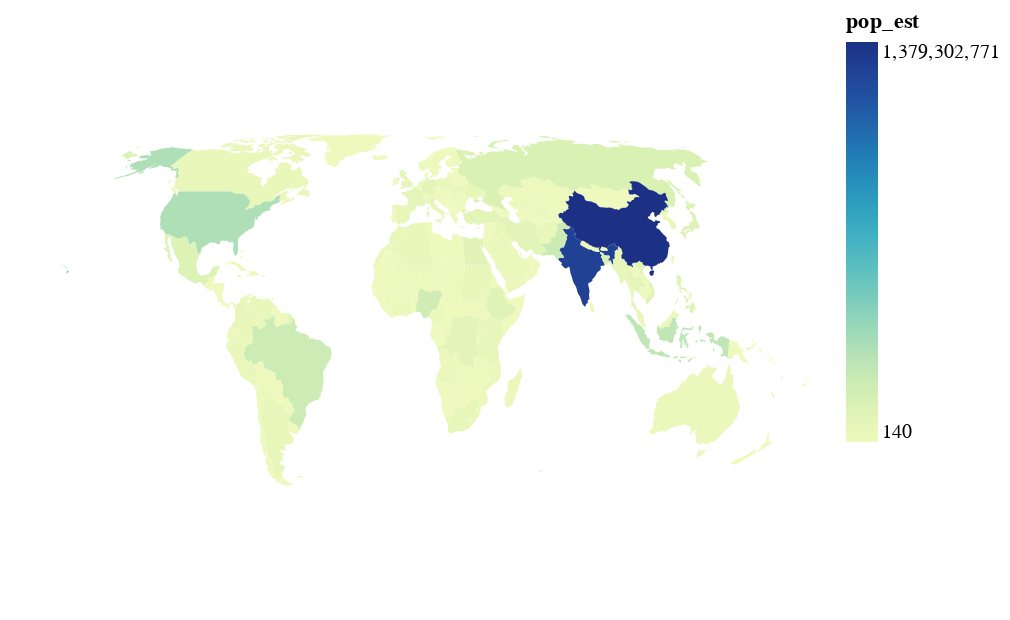

Notebook code cell kept with this figure:
### Markdown cell above
And that's the basics of plotting! If you'd like to know more about the `.plot()` function, you can read more about it [here](https://geopandas.org/en/stable/docs/user_guide/mapping.html).

## Mapping with Altair

You aren't limited to the `.plot()` method (and matplotlib syntax) for plotting though -- you can also make Altair maps with the `alt.utils.sanitize_dataframe()` method:

### Code cell
import altair as alt

world = alt.utils.sanitize_dataframe(world)

alt.Chart(world[world["name"] != "Antarctica"]).mark_geoshape().encode(
    color="pop_est", tooltip=["name", "pop_est"]
)

### Figure 1 — Vega-Lite specification as saved in the notebook (floating-point values rounded to 4 significant figures; data arrays with more than 128 entries replaced by an {"elided": "..."} marker saying what was removed)
{"config": {"view": {"continuousWidth": 400, "continuousHeight": 300}}, "data": {"name": "data-3926eb90b9dfe965613259f24afafe81"}, "mark": "geoshape", "encoding": {"color": {"type": "quantitative", "field": "pop_est"}, "tooltip": [{"type": "nominal", "field": "name"}, {"type": "quantitative", "field": "pop_est"}]}, "$schema": "https://vega.github.io/schema/vega-lite/v4.8.1.json", "datasets": {"data-3926eb90b9dfe965613259f24afafe81": {"elided": "176 records"}}}
